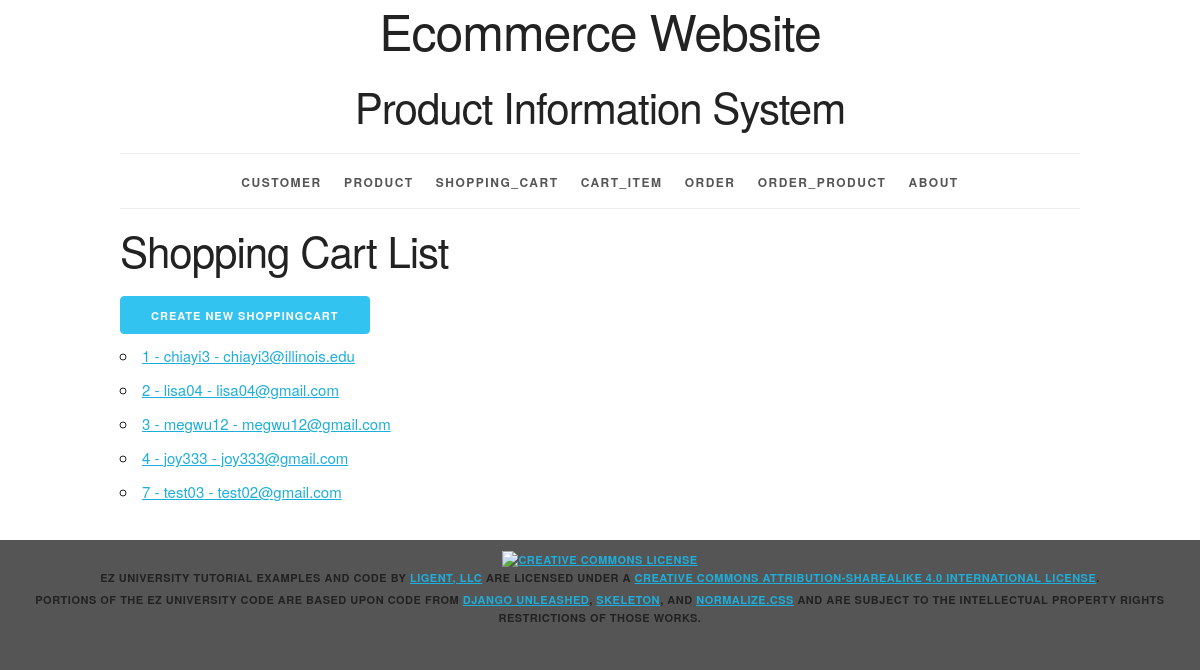
Screenshot of /shoppingcart/ with the database file from the repository.
### productinfo/models.py (models this page shows, shortened)
class Shopping_Cart(models.Model):
	cart_id = models.AutoField(primary_key=True)
	total_price = models.FloatField()
	customer_id = models.ForeignKey(Customer, related_name='shopping_carts', on_delete=models.PROTECT)
	sm_id = models.ForeignKey(Shipping_Method, related_name='shopping_carts', on_delete=models.PROTECT)
	pm_id = models.ForeignKey(Payment_Method, related_name='shopping_carts', on_delete=models.PROTECT)
	def __str__(self):
		return f'{self.cart_id} - {self.customer_id}'
	def get_absolute_url(self):
		return reverse('productinfo_shoppingcart_detail_urlpattern',
					   kwargs={'pk':self.pk}
					   )
	class Meta:
		ordering = ['cart_id']
		constraints = [
			UniqueConstraint(fields=['customer_id'], name='unique_shoppingcart')
		]

class Customer(models.Model):
	customer_id = models.AutoField(primary_key=True)
	first_name = models.CharField(max_length=45)
	last_name = models.CharField(max_length=45)
	disambiguator = models.CharField(max_length=45, blank=True, default='')
	username = models.CharField(max_length=45)
	password = models.CharField(max_length=45)
	email = models.CharField(max_length=225)
	sm_id = models.ForeignKey(Shipping_Method, related_name='customers', on_delete=models.PROTECT)
	pm_id = models.ForeignKey(Payment_Method, related_name='customers', on_delete=models.PROTECT)
	def __str__(self):
		return f'{self.username} - {self.email}'
	class Meta:
		ordering = ['customer_id']
		constraints = [
			UniqueConstraint(fields=['username', 'email', 'disambiguator'], name='unique_customer')
		]

### productinfo/views.py (the view)
class ShoppingCartList(ListView):
	model = Shopping_Cart

### productinfo/templates/productinfo/shopping_cart_list.html (shortened to what this page needs)
{% extends 'productinfo/base.html' %}
{% block content %}
    <h2>Shopping Cart List</h2>
    <div>
    <a href="{% url 'productinfo_shoppingcart_create_urlpattern' %}" class="button button-primary">
        Create New ShoppingCart
    </a>
    </div>
    <ul>
        {% for shoppingcart in shopping_cart_list %}
        <li>
            <a href="{{ shoppingcart.get_absolute_url }}">{{ shoppingcart }}</a>
        </li>
        {% empty %}
        <li><em>There are currently no customers available.</em></li>
        {% endfor %}
    </ul>
{% endblock %}

### productinfo/static/productinfo/skeleton.css (style rules this page uses)
html { font-size: 62.5%; }
body { font-size: 1.5em; line-height: 1.6; font-weight: 400; font-family: "Raleway", "HelveticaNeue", "Helvetica Neue", Helvetica, Arial, sans-serif; color: #222; }
h1, h2, h3, h4, h5, h6 { margin-top: 0; margin-bottom: 2rem; font-weight: 300; }
h2 { font-size: 3.6rem; line-height: 1.25; letter-spacing: -.1rem; }
@media (min-width: 550px) { h2 { font-size: 4.2rem; } }
a { color: #1EAEDB; }
.button, button, input[type="submit"], input[type="reset"], input[type="button"] { display: inline-block; height: 38px; padding: 0 30px; color: #555; text-align: center; font-size: 11px; font-weight: 600; line-height: 38px; letter-spacing: .1rem; text-transform: uppercase; text-decoration: none; white-space: nowrap; background-color: transparent; border-radius: 4px; border: 1px solid #bbb; cursor: pointer; box-sizing: border-box; }
.button.button-primary, button.button-primary, input[type="submit"].button-primary, input[type="reset"].button-primary, input[type="button"].button-primary { color: #FFF; background-color: #33C3F0; border-color: #33C3F0; }
ul { list-style: circle inside; }
ol, ul { padding-left: 0; margin-top: 0; }
li { margin-bottom: 1rem; }
button, .button { margin-bottom: 1rem; }
pre, blockquote, dl, figure, table, p, ul, ol, form { margin-bottom: 2.5rem; }

### productinfo/static/productinfo/style.css (style rules this page uses)
html { height: 100%; background-color: #555; }
body { background-color: white; }

### rows the page displays
Shopping_Cart: cart_id+customer_id "1 - chiayi3 - chiayi3@illinois.edu"
Shopping_Cart: cart_id+customer_id "2 - lisa04 - lisa04@gmail.com"
Shopping_Cart: cart_id+customer_id "3 - megwu12 - megwu12@gmail.com"
Shopping_Cart: cart_id+customer_id "4 - joy333 - joy333@gmail.com"
Shopping_Cart: cart_id+customer_id "7 - test03 - test02@gmail.com"
